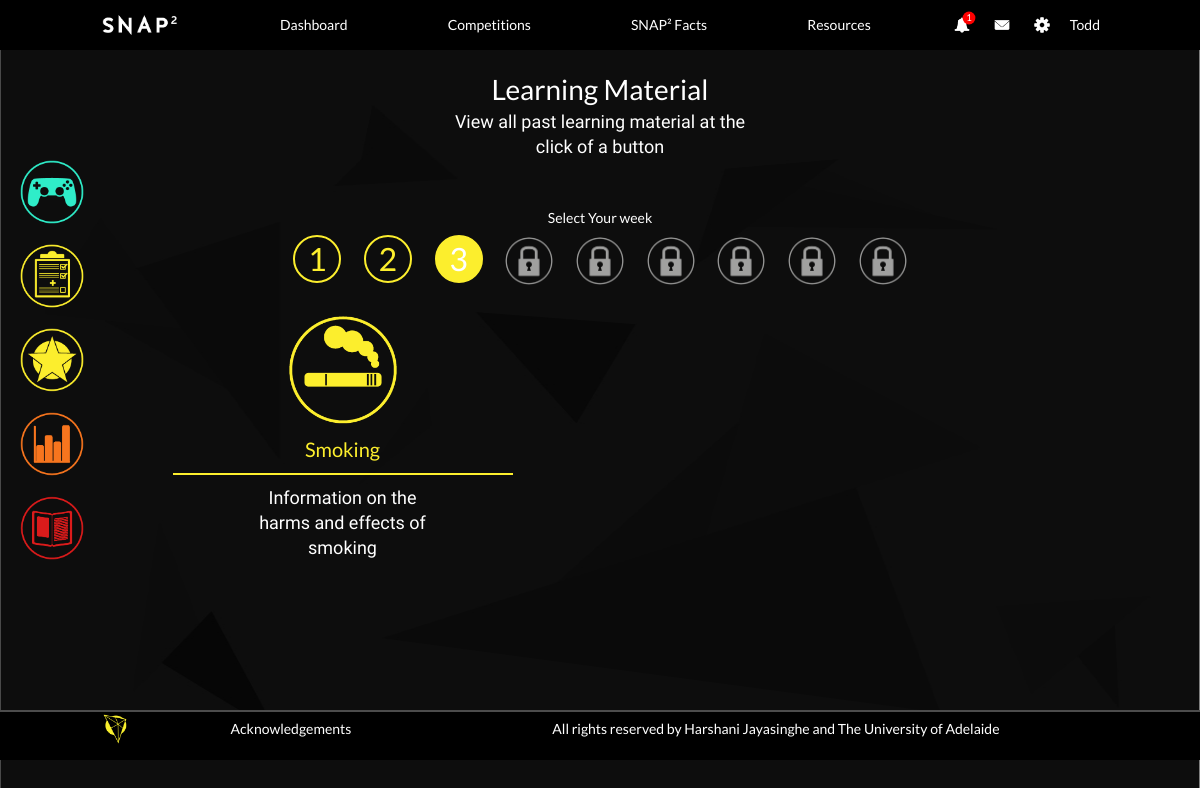
Page /student/reading-material.php (signed in) on the earlier database version.
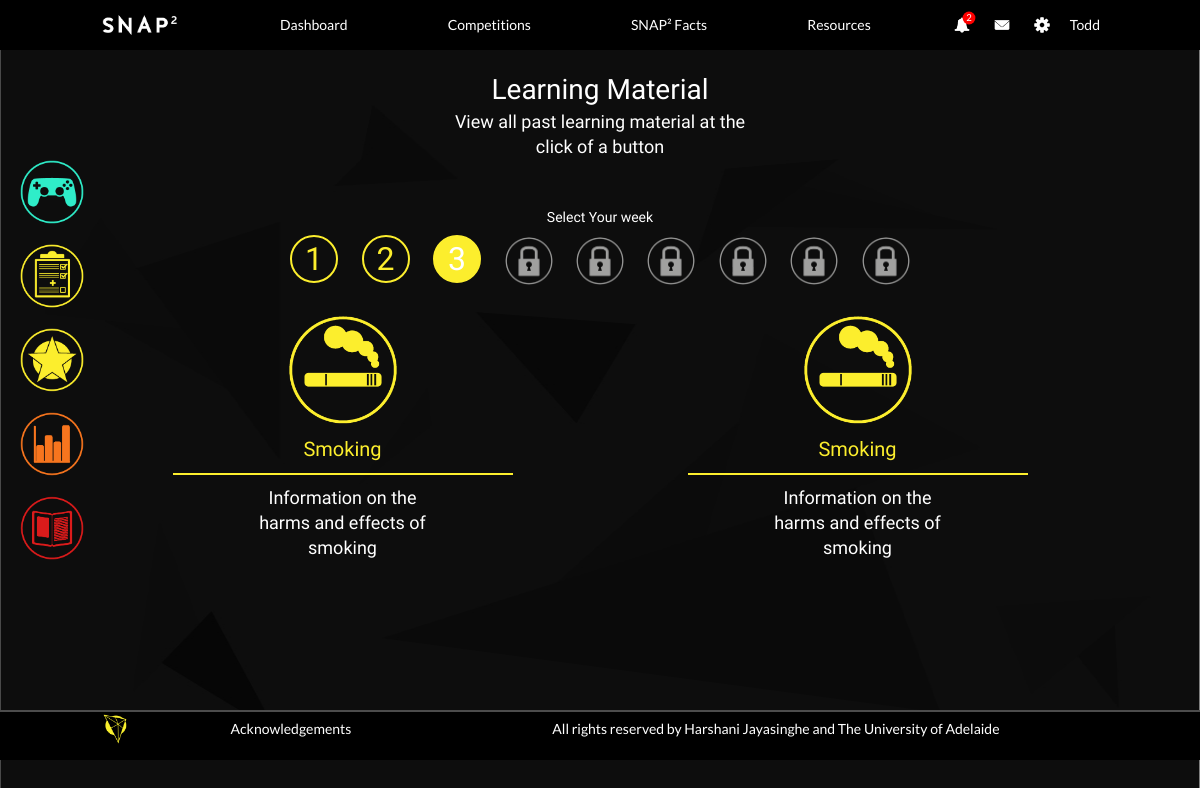
Same page on the later database version.
### tables this page shows
CREATE TABLE `student` (
  `StudentID` mediumint(9) NOT NULL AUTO_INCREMENT,
  `Username` text NOT NULL,
  `Nickname` text DEFAULT NULL,
  `FirstName` text DEFAULT NULL,
  `LastName` text DEFAULT NULL,
  `Password` text NOT NULL,
  `Email` text DEFAULT NULL,
  `Gender` text DEFAULT NULL,
  `DOB` date DEFAULT NULL,
  `Identity` text DEFAULT NULL,
  `Score` mediumint(9) DEFAULT 0,
  `SubmissionTime` timestamp NOT NULL DEFAULT current_timestamp(),
  `ClassID` mediumint(9) NOT NULL,
  `isLocked` tinyint(1) NOT NULL DEFAULT 0,
  PRIMARY KEY (`StudentID`),
  KEY `Student_ClassID_FK` (`ClassID`),
  CONSTRAINT `Student_ClassID_FK` FOREIGN KEY (`ClassID`) REFERENCES `class` (`ClassID`) ON DELETE CASCADE ON UPDATE CASCADE
);

CREATE TABLE `quiz` (
  `QuizID` mediumint(9) NOT NULL AUTO_INCREMENT,
  `Week` mediumint(9) DEFAULT NULL,
  `QuizType` enum('SAQ','MCQ','Matching','Poster','Misc') DEFAULT NULL,
  `ExtraQuiz` tinyint(1) DEFAULT 0,
  `TopicID` mediumint(9) DEFAULT NULL,
  `QuizName` text DEFAULT NULL,
  PRIMARY KEY (`QuizID`),
  KEY `Quiz_TopicID_FK` (`TopicID`),
  CONSTRAINT `Quiz_TopicID_FK` FOREIGN KEY (`TopicID`) REFERENCES `topic` (`TopicID`) ON DELETE CASCADE ON UPDATE CASCADE
);

CREATE TABLE `topic` (
  `TopicID` mediumint(9) NOT NULL AUTO_INCREMENT,
  `TopicName` varchar(190) DEFAULT NULL,
  PRIMARY KEY (`TopicID`),
  UNIQUE KEY `TopicName` (`TopicName`)
);

### mysql-lib.php (called while the page is built, shortened)
<?php
function db_close(PDO $conn)
{
    $conn = null;
}
function getClass(PDO $conn, $classID)
{
    return getRecord($conn, $classID, "Class");
}
function getStudent(PDO $conn, $studentID)
{
    return getRecord($conn, $studentID, "Student", array("Class"));
}
function getMaxWeek(PDO $conn)
{
    $weekSql = "SELECT MAX(Week) AS WeekNum FROM Quiz";
    $weekQuery = $conn->prepare($weekSql);
    $weekQuery->execute();
    $weekResult = $weekQuery->fetch(PDO::FETCH_OBJ);
    return $weekResult;
}
function getQuizViewdAttr(PDO $conn, $studentID)
{
    $quizSql = "SELECT *
                FROM Quiz_Record NATURAL JOIN Quiz LEFT JOIN Learning_Material USING (QuizID)
                WHERE StudentID = ? AND `Status` = 'GRADED' AND Viewed = 0";
    $quizQuery = $conn->prepare($quizSql);
    $quizQuery->execute(array($studentID));
    $quizQueryRes = $quizQuery->fetchAll(PDO::FETCH_OBJ);
    $quizViewedAttrs = array();
    foreach($quizQueryRes as $quizRes) {
        if ($quizRes->Excluded == EXCLUDED_VIDEO ) {
            $quizViewedAttr = array();
            $quizViewedAttr["week"] = $quizRes->Week;
            $quizViewedAttr["quizType"] = "Video";
            $quizViewedAttr["extraQuiz"] = $quizRes->ExtraQuiz;
            array_push($quizViewedAttrs, $quizViewedAttr);
            continue;
        } else if ($quizRes->Excluded == EXCLUDED_IMAGE) {
            $quizViewedAttr = array();
            $quizViewedAttr["week"] = $quizRes->Week;
            $quizViewedAttr["quizType"] = "Image";
            $quizViewedAttr["extraQuiz"] = $quizRes->ExtraQuiz;
            array_push($quizViewedAttrs, $quizViewedAttr);
            continue;
        } else if ($quizRes->QuizType == "SAQ") {
            $quizViewedAttr = array();
            $quizViewedAttr["week"] = $quizRes->Week;
            $quizViewedAttr["quizType"] = "SAQ";
            $quizViewedAttr["extraQuiz"] = $quizRes->ExtraQuiz;
            array_push($quizViewedAttrs, $quizViewedAttr);
            continue;
        } else if ($quizRes->QuizType == "Poster") {
            $quizViewedAttr = array();
            $quizViewedAttr["week"] = $quizRes->Week;
            $quizViewedAttr["quizType"] = "Poster";
            $quizViewedAttr["extraQuiz"] = $quizRes->ExtraQuiz;
            array_push($quizViewedAttrs, $quizViewedAttr);
            continue;
        }
    }
    return $quizViewedAttrs;
}
function getLearningMaterialByWeek(PDO $conn, $week)
{
    $learningMaterialSql = "SELECT TopicName, QuizID, Content
                              FROM Quiz NATURAL JOIN Topic
                                        NATURAL JOIN Learning_Material
                              WHERE Week = ? AND Excluded = ?";
    $learningMaterialQuery = $conn->prepare($learningMaterialSql);
    $learningMaterialQuery->execute(array($week, EXCLUDED_FALSE));
    $learningMaterialResult = $learningMaterialQuery->fetchAll(PDO::FETCH_OBJ);
    return $learningMaterialResult;
}
function getStudentWeek(PDO $conn, $studentID)
{
    $classID = getStudent($conn, $studentID)->ClassID;
    $week = min(getClass($conn, $classID)->UnlockedProgress, getMaxWeek($conn)->WeekNum);
    return $week;
}
function getTablePK(PDO $conn, $tableName)
{
    $tableSql = "SHOW KEYS FROM $tableName WHERE Key_name = 'PRIMARY'";
    $tableQuery = $conn->prepare($tableSql);
    $tableQuery->execute();
    $tableResult = $tableQuery->fetchAll(PDO::FETCH_OBJ);
    $tablePK = $tableResult[0]->Column_name;
    return $tablePK;
}
function getRecord(PDO $conn, $recordID, $tableName, array $joinTables = null)
{
    $tablePK = getTablePK($conn, $tableName);
    $tableSql = "SELECT COUNT(*)
				 FROM $tableName
				 WHERE $tablePK = ?";
    $tableQuery = $conn->prepare($tableSql);
    $tableQuery->execute(array($recordID));
    $tableSql = "SELECT * FROM $tableName";
    if ($joinTables != null) {
        foreach ($joinTables as $joinTable) {
            $tableSql .= " NATURAL JOIN " . $joinTable;
        }
    }
    $tableSql .= " WHERE $tablePK = ?";
    $tableQuery = $conn->prepare($tableSql);
    $tableQuery->execute(array($recordID));
    $tableResult = $tableQuery->fetch(PDO::FETCH_OBJ);
    return $tableResult;
}

### student/student-validation.php (called while the page is built, shortened)
<?php
    if (isset($_SESSION['studentID']) && isset($_SESSION['studentUsername'])) {
        $studentID = $_SESSION['studentID'];
    } else if (isset($NOJUMP)) {
    } else {
        debug_log("You have not logged in.");
        header("location:welcome.php");
        exit;
    }

### student/reading-material.php (the view, shortened to what the changed rows need)
<?php
    require_once('./student-validation.php');
    require_once("../mysql-lib.php");
    $conn = null;
    try {
        $conn = db_connect();
        $studentWeek = getStudentWeek($conn, $studentID);
        $maxWeek = getMaxWeek($conn)->WeekNum;
        $materialTopics = array();
        for($i = 0; $i < $studentWeek; $i++) {
            array_push($materialTopics, getLearningMaterialByWeek($conn, ($i+1)));
        }
    } catch(Exception $e) {
        if($conn != null) {
            db_close($conn);
        }
        debug_err($e);
    }
?>
<!DOCTYPE html>
<html lang="en">
<head>
    <link rel="stylesheet" href="http://maxcdn.bootstrapcdn.com/bootstrap/3.3.6/css/bootstrap.min.css">
    <link rel="stylesheet" href="./css/common.css">
</head>
<body>
<div class="page-wrapper">
    <? require("./top-nav-bar.php") ?>
    <div class="content-wrapper" style="min-height: calc(100% - 90px)">
        <div class="reading-detail">
            <div class="reading-tab">
                <h2 class="reading-tab-title">Select Your week</h2>
                <div class="reading-tab-list">
        <?php
                for($i = 0; $i < ($studentWeek-1); $i++) { ?>
                    <div class="reading-tab-item"><?php echo ($i+1) ?></div>
        <?php   } ?>
                    <div class="reading-tab-item reading-tab-item-active"><?php echo $studentWeek ?></div>
        <?php
                for($i = $studentWeek; $i < $maxWeek; $i++) { ?>
                    <div class="reading-tab-item reading-tab-item-disabled"><?php echo ($i+1) ?></div>
        <?php   } ?>
                </div>
            </div>
            <div class="reading-tab-content">
        <?php
            for ($i = 0; $i < $studentWeek; $i++) {
                if($i == ($studentWeek-1)) { ?>
                    <div class="reading-week-detail reading-week-detail-active mini-row">
        <?php   } else { ?>
                    <div class="reading-week-detail mini-row">
        <?php   }
               for ($j = 0; $j < count($materialTopics[$i]); $j++) { ?>
                        <div class="col-6">
                            <div class="reading-item reading-item-smoking" data-target=".material-<?php echo $materialTopics[$i][$j]->QuizID?>">
                                <div class="reading-item-logo"></div>
                                <div class="reading-item-title"><?php echo $materialTopics[$i][$j]->TopicName ?></div>
                                <div class="reading-item-divider"></div>
                                <div class="reading-item-desc">Information on the harms and effects of smoking</div>
                            </div>
                        </div>
        <?php     } ?>
                    </div>
        <?php   } ?>
                    </div>
        </div>
    </div>
</div>
</body>
</html>

### student/top-nav-bar.php (shortened to what the changed rows need)
<?php
$NOJUMP = true;
require_once('./student-validation.php');
require_once("../mysql-lib.php");
if (!isset($INEXAM)) {
    $quizViewedAttrs = getQuizViewdAttr($conn, $studentID);
    $newAchievements = array();
    if (isset($studentID)) {
        $allAch = achGetAllAchievementsByStudentId($conn, $studentID);
        if ($allAch->ResourcePageViewed != $allAch->ResourcePage) array_push($newAchievements, "ResourcePage");
        if ($allAch->LearningFromMistakesViewed != $allAch->LearningFromMistakes) array_push($newAchievements, "LearningFromMistakes");
    }
}
?>
<div class="header-wrapper">
    <div class="header">
        <div class="settings">
            <? if (!isset($INEXAM) && isset($studentID)) { ?>
            <div class="info-item info-notification">
                <a class="info-icon" href="#" title="Marking notifications"></a>
                <?php
                $quizFeedbackCount = count($quizViewedAttrs) + count($newAchievements);
                if ($quizFeedbackCount != 0) { ?>
                    <span class="info-number"><?php echo $quizFeedbackCount > 9 ? "9+" : $quizFeedbackCount; ?></span>
                <?php } ?>
            </div>
            <? } ?>
        </div>
    </div>
</div>

Differences in the rows shown:
added quiz: TopicID.TopicName "Smoking"
Other differences:
$quizFeedbackCount: "1" → "2"
